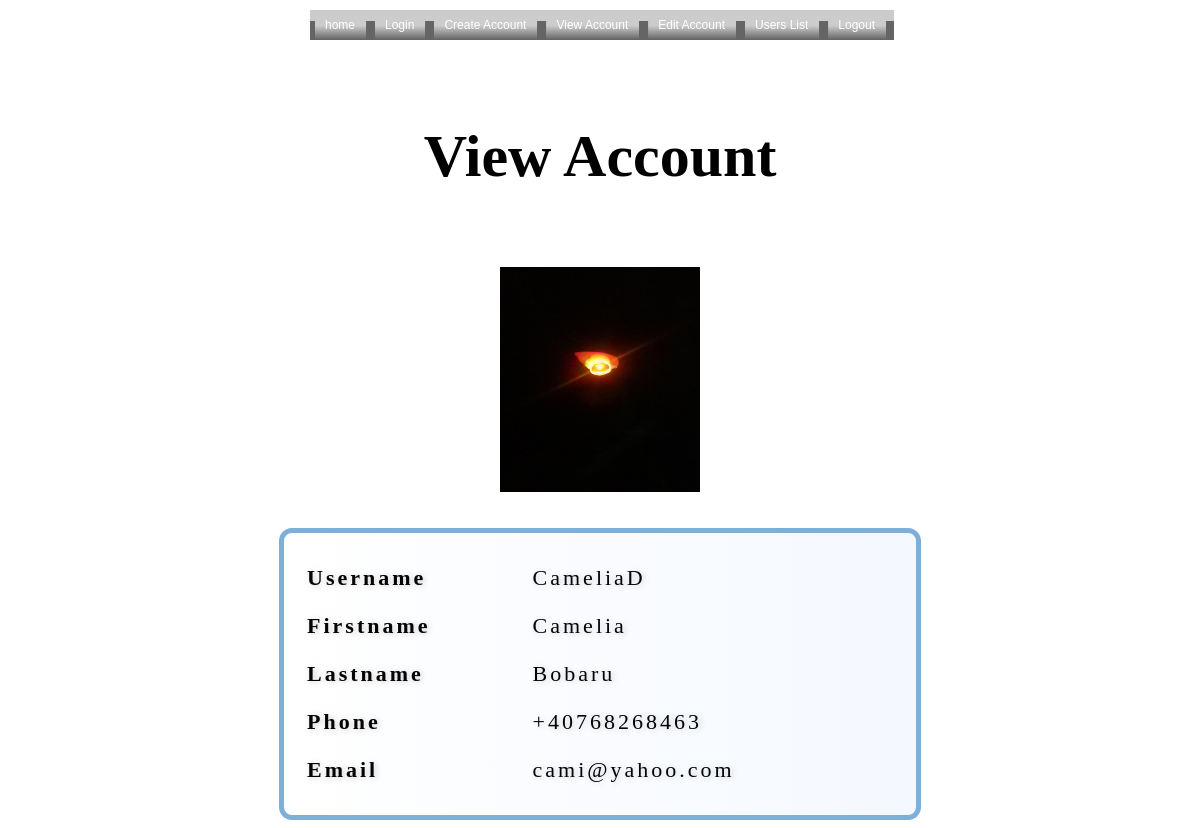
Screenshot of /UserManagement/view_account.php (signed in) with the database file from the repository.
### tables this page shows
CREATE TABLE IF NOT EXISTS `user_optional_attributes` (
  `Description` varchar(200) NOT NULL,
  `Avatar` varchar(100) NOT NULL,
  `userid` int(11) NOT NULL,
  UNIQUE KEY `userid_2` (`userid`),
  KEY `userid` (`userid`)
);

CREATE TABLE IF NOT EXISTS `user` (
  `id` int(11) NOT NULL AUTO_INCREMENT,
  `username` varchar(30) NOT NULL,
  `email` varchar(30) NOT NULL,
  `phone` varchar(15) NOT NULL,
  `first name` varchar(30) NOT NULL,
  `last name` varchar(15) NOT NULL,
  `password` varchar(30) NOT NULL,
  PRIMARY KEY (`id`),
  UNIQUE KEY `email` (`email`),
  UNIQUE KEY `username` (`username`)
);

### UserManagement/view_account.php (called while the page is built, shortened)
<?php
require_once "lib/lib.php";
require_once "html/view_account.html";
?>

### UserManagement/lib/lib.php (the view, shortened to what this page needs)
<?php
require_once "lib/globals.php";
function view()
{
	global $MySQLi;
	$avatarpath = 'images/avatars/standard.jpg';
	$userId = $_SESSION['userid'];
	$query2 = "SELECT * FROM user_optional_attributes WHERE userid = $userId";
	if ($result2 = $MySQLi->query($query2)) {
		if ($row2 = $result2->fetch_row()) {
			$avatarpath = $row2[1];
		}
	}
	echo "<div style='text-align: center;'><img src='$avatarpath' style='width:200px;height:225px;' align='middle'/></div> <br/><br/>";
	$query = "SELECT * FROM user WHERE id = $userId";
	if ($result = $MySQLi->query($query)) {
		if ($row = $result->fetch_row()) {
			echo '<tr> <th> Username <th/> <td>';
			echo $row[1];
			echo '</td> </tr> <tr> <th> Firstname <th/> <td>';
			echo $row[4];
			echo '</td> </tr> <tr> <th> Lastname <th/> <td>';
			echo $row[5];
			echo '</td> </tr> <tr> <th> Phone <th/> <td>';
			echo $row[3];
			echo '</td> </tr> <tr> <th> Email <th/> <td>';
			echo $row[2];
			echo '</td> </tr>';
		}
	}
}
?>

### UserManagement/CSS/h1.css (style rules this page uses)
h1 { font-size: 60px; font-family: fantasy; text-align: center; }

### UserManagement/CSS/td.css (style rules this page uses)
td { padding:12px; }

### UserManagement/CSS/whitebox.css (style rules this page uses)
.whitebox { -webkit-box-sizing: content-box; -moz-box-sizing: content-box; box-sizing: content-box; width: 100%-2px; padding: 19px; overflow: hidden; border: 5px solid rgba(125,175,216,1); -webkit-border-radius: 13px; border-radius: 13px; font: normal 22px/1 Georgia, serif; color: rgba(5,4,4,1); text-align: center; -o-text-overflow: ellipsis; text-overflow: ellipsis; letter-spacing: 3px; background: -webkit-linear-gradient(0deg, rgba(255,255,255,1) 0, rgba(244,248,255,1) 100%), rgba(255,255,255,1); background: -moz-linear-gradient(90deg, rgba(255,255,255,1) 0, rgba(244,248,255,1) 100%), rgba(255,255,255,1); background: linear-gradient(90deg, rgba(255,255,255,1) 0, rgba(244,248,255,1) 100%), rgba(255,255,255,1); background-position: 50% 50%; -webkit-background-origin: padding-box; background-origin: padding-box; -webkit-background-clip: border-box; background-clip: border-box; -webkit-background-size: auto auto; background-size: auto auto; -webkit-box-shadow: 0 0 0 0 rgba(0,0,0,0.4) inset; box-shadow: 0 0 0 0 rgba(0,0,0,0.4) inset; text-shadow: 2px 1px 6px rgba(0,0,0,0.2) ; }

### UserManagement/CSS/stylesheet.css (style rules this page uses)
.menu { padding:0; height:30px; width:100%; display:block; background:url("../images/topMenuImages.png") repeat-x; }
.menu li { padding:0; margin: auto; list-style:none; display:inline; }
.menu li a { float:left; padding-left:15px; display:block; color:rgb(255,255,255); text-decoration:none; font:12px Verdana, Arial, Helvetica, sans-serif; cursor:pointer; background:url("../images/topMenuImages.png") 0px -30px no-repeat; outline:none; }
.menu li a span { line-height:30px; float:left; display:block; padding-right:15px; background:url("../images/topMenuImages.png") 100% -30px no-repeat; }

### rows the page displays
user_optional_attributes: Avatar (picture)
user: username "CameliaD", first name "Camelia", last name "Bobaru", phone "+40768268463", email "cami@yahoo.com"
